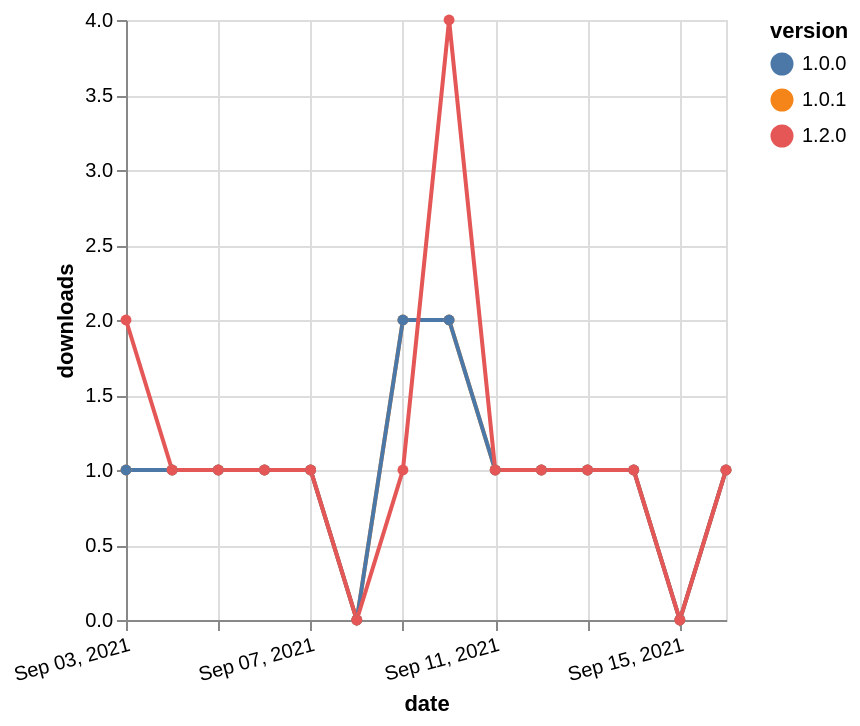

Write a Vega-Lite specification for this figure.
### Vega-Lite specification from a JSON file in a GitHub repository (floating-point values rounded to 4 significant figures)
{"$schema": "https://vega.github.io/schema/vega-lite/v5.json", "description": "A simple bar chart with embedded data.", "data": {"values": [{"date": "2021-09-03", "total": 141, "delta": 1, "version": "1.0.1"}, {"date": "2021-09-04", "total": 142, "delta": 1, "version": "1.0.1"}, {"date": "2021-09-05", "total": 143, "delta": 1, "version": "1.0.1"}, {"date": "2021-09-06", "total": 144, "delta": 1, "version": "1.0.1"}, {"date": "2021-09-07", "total": 145, "delta": 1, "version": "1.0.1"}, {"date": "2021-09-08", "total": 145, "delta": 0, "version": "1.0.1"}, {"date": "2021-09-09", "total": 147, "delta": 2, "version": "1.0.1"}, {"date": "2021-09-10", "total": 149, "delta": 2, "version": "1.0.1"}, {"date": "2021-09-11", "total": 150, "delta": 1, "version": "1.0.1"}, {"date": "2021-09-12", "total": 151, "delta": 1, "version": "1.0.1"}, {"date": "2021-09-13", "total": 152, "delta": 1, "version": "1.0.1"}, {"date": "2021-09-14", "total": 153, "delta": 1, "version": "1.0.1"}, {"date": "2021-09-15", "total": 153, "delta": 0, "version": "1.0.1"}, {"date": "2021-09-16", "total": 154, "delta": 1, "version": "1.0.1"}, {"date": "2021-09-03", "total": 152, "delta": 1, "version": "1.0.0"}, {"date": "2021-09-04", "total": 153, "delta": 1, "version": "1.0.0"}, {"date": "2021-09-05", "total": 154, "delta": 1, "version": "1.0.0"}, {"date": "2021-09-06", "total": 155, "delta": 1, "version": "1.0.0"}, {"date": "2021-09-07", "total": 156, "delta": 1, "version": "1.0.0"}, {"date": "2021-09-08", "total": 156, "delta": 0, "version": "1.0.0"}, {"date": "2021-09-09", "total": 158, "delta": 2, "version": "1.0.0"}, {"date": "2021-09-10", "total": 160, "delta": 2, "version": "1.0.0"}, {"date": "2021-09-11", "total": 161, "delta": 1, "version": "1.0.0"}, {"date": "2021-09-12", "total": 162, "delta": 1, "version": "1.0.0"}, {"date": "2021-09-13", "total": 163, "delta": 1, "version": "1.0.0"}, {"date": "2021-09-14", "total": 164, "delta": 1, "version": "1.0.0"}, {"date": "2021-09-15", "total": 164, "delta": 0, "version": "1.0.0"}, {"date": "2021-09-16", "total": 165, "delta": 1, "version": "1.0.0"}, {"date": "2021-09-03", "total": 127, "delta": 2, "version": "1.2.0"}, {"date": "2021-09-04", "total": 128, "delta": 1, "version": "1.2.0"}, {"date": "2021-09-05", "total": 129, "delta": 1, "version": "1.2.0"}, {"date": "2021-09-06", "total": 130, "delta": 1, "version": "1.2.0"}, {"date": "2021-09-07", "total": 131, "delta": 1, "version": "1.2.0"}, {"date": "2021-09-08", "total": 131, "delta": 0, "version": "1.2.0"}, {"date": "2021-09-09", "total": 132, "delta": 1, "version": "1.2.0"}, {"date": "2021-09-10", "total": 136, "delta": 4, "version": "1.2.0"}, {"date": "2021-09-11", "total": 137, "delta": 1, "version": "1.2.0"}, {"date": "2021-09-12", "total": 138, "delta": 1, "version": "1.2.0"}, {"date": "2021-09-13", "total": 139, "delta": 1, "version": "1.2.0"}, {"date": "2021-09-14", "total": 140, "delta": 1, "version": "1.2.0"}, {"date": "2021-09-15", "total": 140, "delta": 0, "version": "1.2.0"}, {"date": "2021-09-16", "total": 141, "delta": 1, "version": "1.2.0"}]}, "width": "container", "mark": {"type": "line", "point": {"filled": true}}, "encoding": {"x": {"field": "date", "type": "temporal", "timeUnit": "yearmonthdate", "title": "date", "axis": {"labelAngle": -15}}, "y": {"field": "delta", "type": "quantitative", "title": "downloads"}, "color": {"field": "version", "type": "nominal"}, "tooltip": {"field": "delta"}}}
